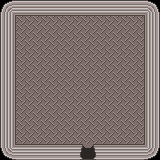

Rendered tile map (Tiled .tmx) drawn with the repository's tilesets; below, a short description and the full map source, tile grids included:
An orthogonal 10x10 tile map with 16x16 px tiles, 2 tile layers (Tile Layer 1, Tile Layer 2), 2 tilesets and 2 objects (THE MACHINE, teleport).

<map version="1.10" tiledversion="1.10.1" orientation="orthogonal" renderorder="right-down" width="10" height="10" tilewidth="16" tileheight="16" infinite="0" nextlayerid="4" nextobjectid="3">
 <tileset firstgid="1" source="tileset.tsx" />
 <tileset firstgid="129" source="placeholder_tiles.tsx" />
 <layer id="1" name="Tile Layer 1" width="10" height="10">
  <data encoding="csv">
9,10,10,10,10,10,10,10,10,11,
25,21,21,21,21,21,21,21,21,27,
25,21,21,21,21,21,21,21,21,27,
25,21,21,21,21,21,21,21,21,27,
25,21,21,21,21,21,21,21,21,27,
25,21,21,21,21,21,21,21,21,27,
25,21,21,21,21,21,21,21,21,27,
25,21,21,21,21,21,21,21,21,27,
25,21,21,21,21,21,21,21,21,27,
41,44,44,44,44,42,44,44,44,43
</data>
 </layer>
 <layer id="3" name="Tile Layer 2" width="10" height="10">
  <data encoding="csv">
0,0,0,0,0,0,0,0,0,0,
0,0,0,0,0,0,0,0,0,0,
0,0,0,0,0,0,0,0,0,0,
0,0,0,0,0,0,0,0,0,0,
0,0,0,0,0,0,0,0,0,0,
0,0,0,0,0,0,0,0,0,0,
0,0,0,0,0,0,0,0,0,0,
0,0,0,0,0,0,0,0,0,0,
0,0,0,0,0,0,0,0,0,0,
0,0,0,0,0,0,0,0,0,0
</data>
 </layer>
 <objectgroup id="2" name="Object Layer 1">
  <object id="1" type="THE MACHINE" gid="134" x="16" y="16" width="16" height="16" />
  <object id="2" type="teleport" gid="134" x="80" y="144" width="16" height="16">
   <properties>
    <property name="dest" value="360, 233" />
    <property name="dest_map" value="overworld.tmx" />
   </properties>
  </object>
 </objectgroup>
</map>
